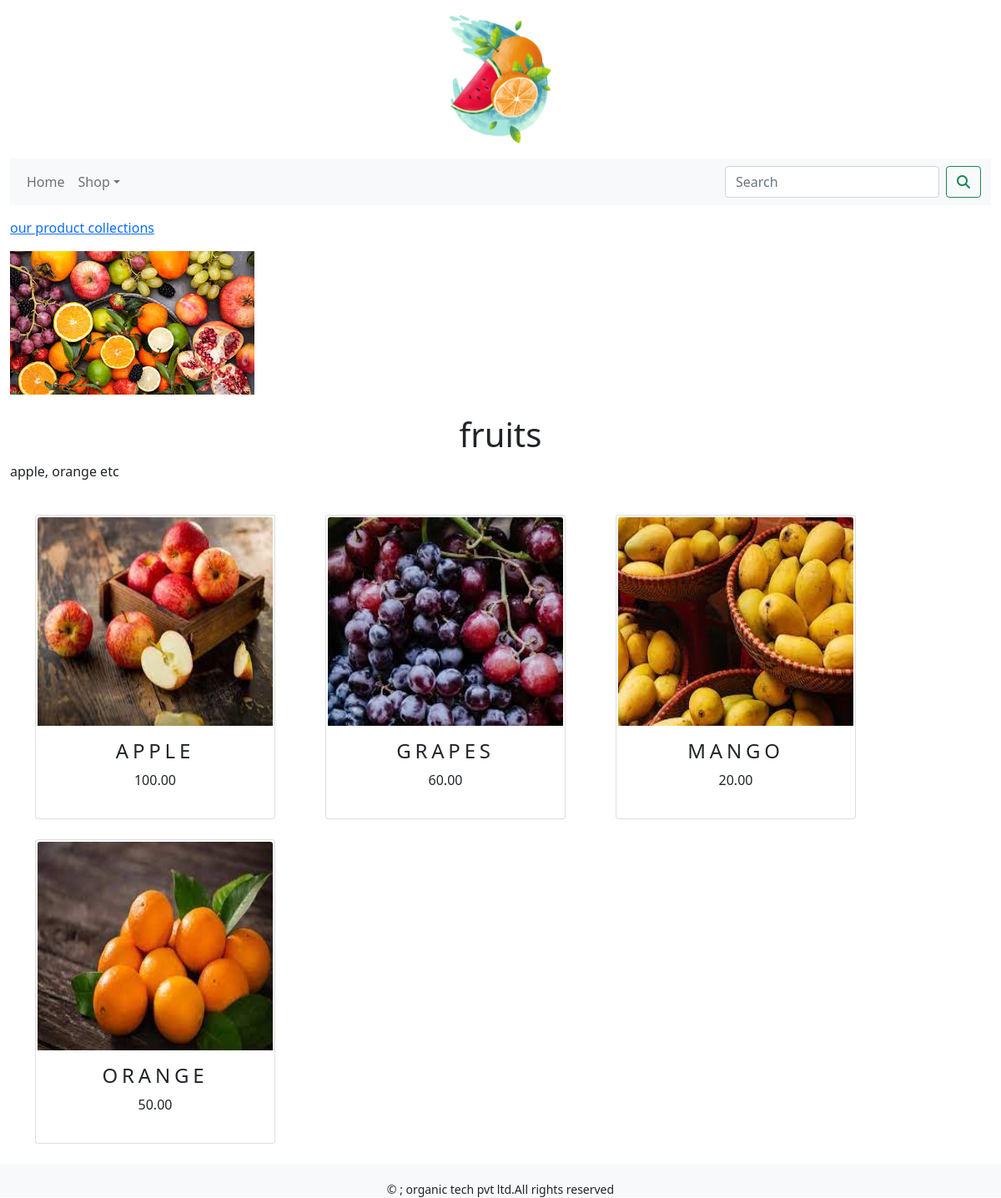
The app's page /shop/fruits/ with its own data.
### shop/models.py (models this page shows, shortened)
class Category(models.Model):
    name=models.CharField(max_length=250,unique=True)
    slug=models.SlugField(max_length=250,unique=True)
    description=models.TextField(blank=True)
    image=models.ImageField(upload_to='category',blank=True)
    class Meta:
        ordering=('name',)
        verbose_name='category'
        verbose_name_plural='categories'
    def get_url(self):
        return reverse('shop:products_by_category',args=[self.slug])

class  Product(models.Model):
    name = models.CharField(max_length=250, unique=True)
    slug = models.SlugField(max_length=250, unique=True)
    description = models.TextField(blank=True)
    image = models.ImageField(upload_to='product', blank=True)
    price=models. DecimalField(max_digits=10,decimal_places=2)
    category=models.ForeignKey(Category,on_delete=models.CASCADE)
    stock=models.IntegerField()
    available=models.BooleanField(default=True)
    created=models.DateTimeField(auto_now_add=True)
    updated=models.DateTimeField(auto_now=True)
    def get_url(self):
        return reverse('shop:prodCatdetail',args=[self.category.slug,self.slug])
    class Meta:
        ordering=('name',)
        verbose_name='product'
        verbose_name_plural='products'

### shop/views.py (the view)
# urls.py: path('', views.allProdCat,name='allProdCat'),
def allProdCat(request, c_slug=None):
    c_page=None
    products_list=None
    if c_slug!=None:
        c_page=get_object_or_404(Category,slug=c_slug)
        products_list=Product.objects.all().filter(category=c_page,available=True)
    else:
        products_list=Product.objects.all().filter(available=True)
    paginator=Paginator(products_list,6)
    try:
        page=int(request.GET.get('page','1'))
    except :
        page=1
    try:
        products=paginator.page(page)
    except (EmptyPage,InvalidPage):
        products=paginator.page(paginator.num_pages)
    return render(request,"category.html",{'category':c_page,'products':products})

### cart/context_processors.py (called while the page is built)
def counter(request):
    item_count=0
    if 'admin' in request.path:
        return {}
    else:
        try:
            cart=Cart.objects.filter(cart_id=_cart_id(request))
            car_items=CartItem.objects.all().filter(cart=cart[:1])
            for cart_item in car_items:
                item_count += cart_item.quantity
        except Cart.DoesNotExist:
            item_count=0
        return dict(item_count=item_count)

### cart/views.py (called while the page is built)
def _cart_id(request):
    cart=request.session.session_key
    if not cart:
        cart=request.session.create()
    return cart

### shop/context_processors.py (called while the page is built)
def menu_links(request):
    links=Category.objects.all()
    return dict(links=links)

### templates/category.html (shortened to what this page needs)
{% extends 'base.html' %}
{% load static %}
{% block content %}
  {% if category %}
<div>
    <div class="row my_row_class">
        <div class="mx_auto">
        <p> <a href="{% url 'shop:allProdCat' %}"> our product collections</a></p>
    </div>
        </div>
</div>
  {% endif %}
<div class="mx_auto">
    {% if category %}
    <img src="{{category.image.url}}" alt="{{category.name}}">
</div>
   <br>
<div>
    <h1 class="text-center my-title">
        {{category.name}}
    </h1>
    <p class="text-justify">{{category.description}}</p>
</div>
     {% endif %}
<div class="container">
    <div class="row mx-auto">
        {% for product in products.object_list %}
    <div class="my_bottom_margin col-9 col-sm-12 col-md-4 col-ig-4 row mt-4">
     <div class="card text-center" style="width:18rem; padding:2px;">
        <a href ="{{product.get_url}}"><img class="card-img-top my_image" width="250px" height="250px" src = "{{product.image.url}}"> </a>
        <div class="card-body">
            <h4>{{product.name}}</h4>
            <p>{{product.price}}</p>
        </div>
    </div>
  </div>
   {% endfor %}
    </div>
    <br>
</div>
{% endblock %}

### static/css/custom.css (style rules this page uses)
body { font-family: 'Roboto', sans-serif; }
.my_row_class { padding-top:15px; }
.my_image { width:100% height:auto; }
.my_bottom_margin { margin_bottom:10px; }
.card-body h4 { font size:14px; text-transform:uppercase; letter-spacing:.2em; }

### records on screen
Category: image (picture), name "fruits", description "apple, orange etc"
Product: image (picture), name "APPLE", price "100.00"
Product: image (picture), name "GRAPES", price "60.00"
Product: image (picture), name "MANGO", price "20.00"
Product: image (picture), name "ORANGE", price "50.00"
